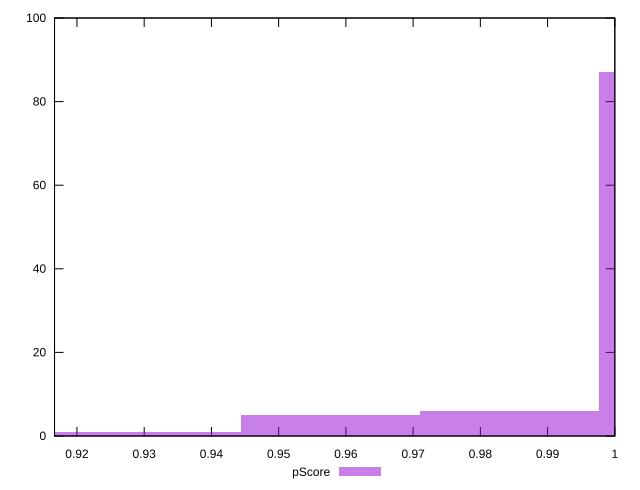

Write gnuplot code to recreate this figure.
reset

$pScore <<EOF
0.9044839548596336 1
1.0108938319019434 87
0.9576888933807886 5
0.984291362641366 6
0.931086424120211 1
EOF

set key outside below
set boxwidth 0.02660246926057746
set xrange [0.9166666666666666:1]
set yrange [0:100]
set trange [0:100]
set style fill transparent solid 0.5 noborder
set terminal svg size 640, 490 enhanced background rgb 'white'
set output "reports/report_00031_2021-02-24T23-18-18.084Z/unminified-javascript/samples/card/pScore/histogram.svg"

plot $pScore title "pScore" with boxes

reset
